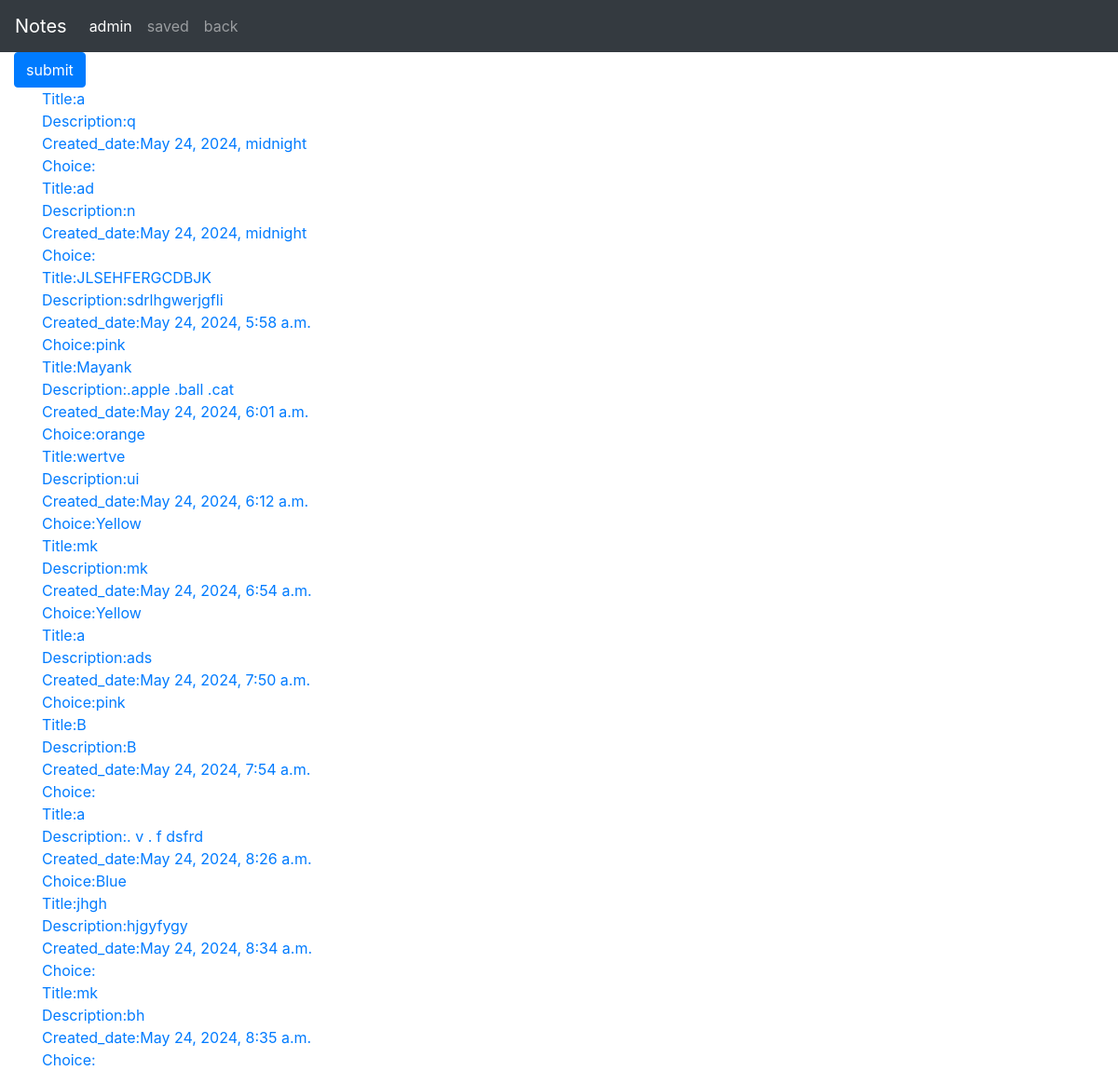
The app's page /view_saved, older data.
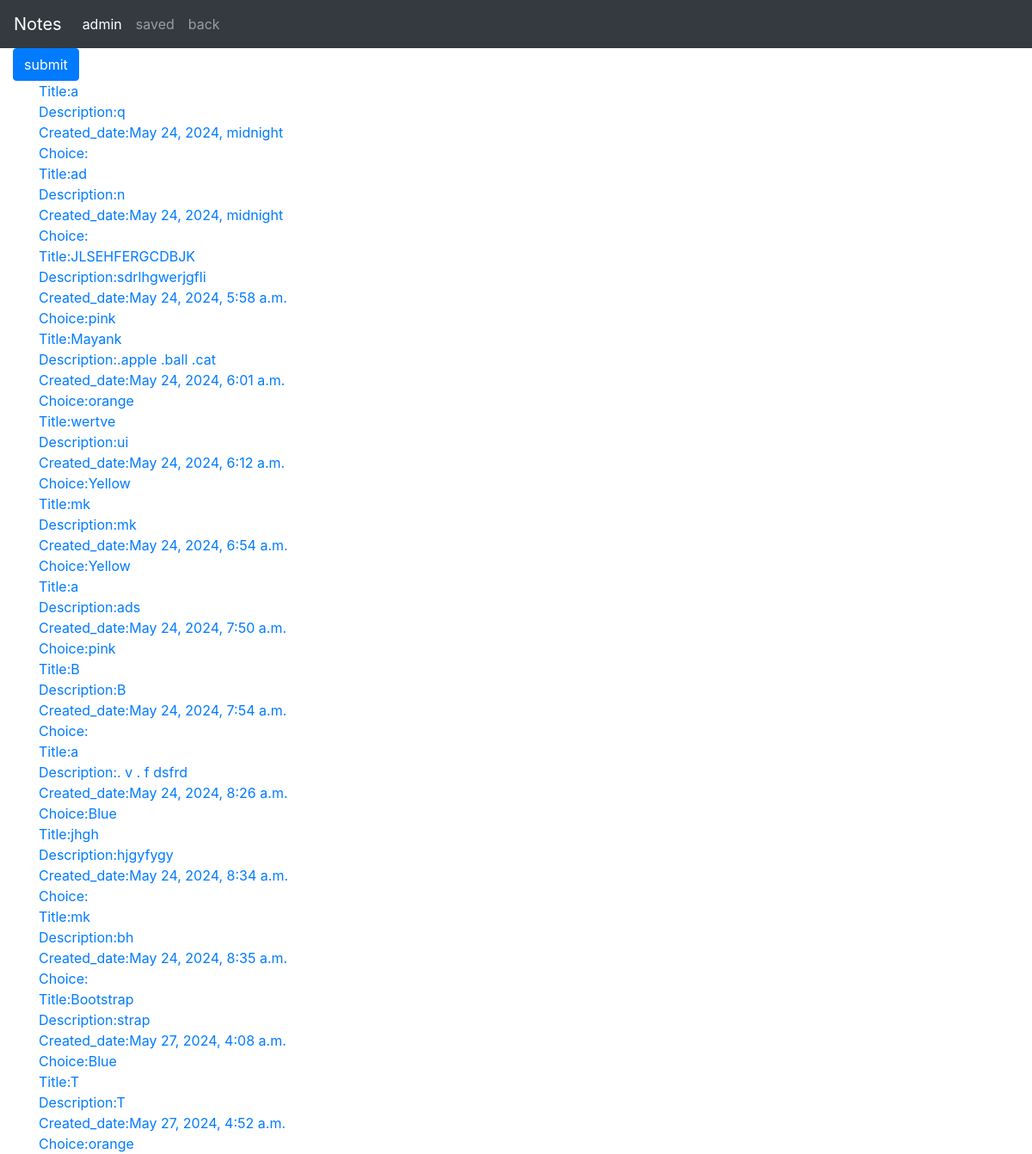
The same page, newer data.
### Notes/models.py (models this page shows, shortened)
class Notes(models.Model):
    title = models.CharField(max_length=100)
    description =  models.TextField(max_length=500)
    created_date = models.DateTimeField(auto_now_add=True)
    drop_down = models.ForeignKey(DropDown, blank=True, null=True, on_delete=models.CASCADE)
    def __str__(self):
        return self.title

class DropDown(models.Model):
    drop_down = models.CharField(blank=True, max_length= 50)

### Notes/views.py (the view)
# urls.py: path('view_saved',views.view_saved),
def view_saved(request):
    x = Notes.objects.all()
    print(x)
    return render(request,'ViewSaved.html',{'x':x})

### templates/ViewSaved.html (shortened to what this page needs)
{% extends 'Notes.html' %}
{% block saved_view %}
{% if x|length > 0 %}
    {% for i in x %}
        <div class="container">
           <a href="{% url 'get_by_title' i.title%}"><div class="inner-div">
                Title:{{i.title}} <br>
                Description:{{i.description}} <br>
                Created_date:{{i.created_date}} <br>
                Choice:{{i.drop_down.drop_down}} <br>
            </div></a>
        </div>
    {% endfor %}
{% endif %}
{% endblock %}

### templates/Notes.html (shortened to what this page needs)
<!DOCTYPE html>
{% load static%}
<html>
    <head>
        <link rel="stylesheet" href="{% static 'notes.css' %}">
        <link rel="stylesheet" href="https://cdn.jsdelivr.net/npm/bootstrap@4.3.1/dist/css/bootstrap.min.css">
    </head>
    <body>
        <nav class="navbar navbar-expand-lg navbar-dark bg-dark">
            <a class="navbar-brand" href="#">Notes</a>
            <div class="collapse navbar-collapse" id="navbarNav">
              <ul class="navbar-nav">
                <li class="nav-item active">
                    <a class="nav-link" id="admin" href='/admin'>admin</a>
                </li>
                <li class="nav-item">
                  <a class="nav-link" id="saved" href='/view_saved'>saved</a>
                </li>
                <li class="nav-item">
                    <a class="nav-link" id="back" href='/'>back</a>
                </li>
              </ul>
            </div>
        </nav>
        <div class="container-fluid">
            <form method='post' action="save">
                <button type='submit' type="button" class="btn btn-primary" data-toggle="button" aria-pressed="false" autocomplete="off">submit</button>
            </form>
        </div>
        {% block saved_view %}
        {% endblock %}
    </body>
</html>

Row changes from the older to the newer data that the page shows:
added Notes: title "Bootstrap", description "strap", created_date "May 27, 2024, 4:08 a.m.", drop_down.drop_down "Blue"
added Notes: title "T", description "T", created_date "May 27, 2024, 4:52 a.m.", drop_down.drop_down "orange"
